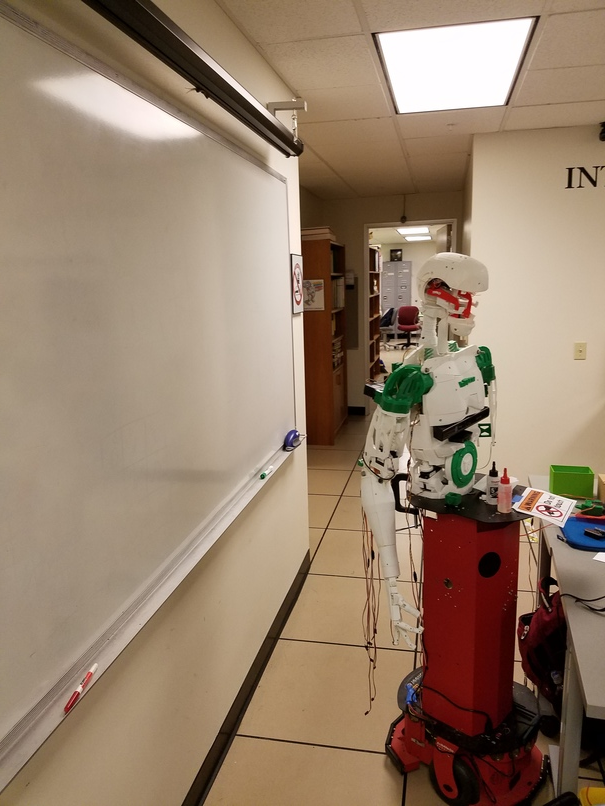
//> input picture images/inmoovintheway.jpg, 605 x 806 px
$ ./CannyDetector ../images/inmoovintheway.jpg   (built with g++ and OpenCV 4)
//> lines starting //> are read from the running program, lines starting //| are printed output that depends on the picture; after the words box and inside, x2 and y2 are one past the last pixel; in counts of white or black regions, pixels touching at a corner belong together
/**
 * @file CannyDetector_Demo.cpp
 * @brief Sample code showing how to detect edges using the Canny Detector
 * @author OpenCV team
 */

#include "opencv2/imgproc.hpp"
#include "opencv2/imgcodecs.hpp"
#include "opencv2/highgui.hpp"
#include <vector>

using namespace cv;

#define FILE_NAME_LENGTH 100

Mat src, src_gray;
Mat dst, detected_edges;

int edgeThresh = 1;
int lowThreshold;
int const max_lowThreshold = 100;
int ratio = 3;
int kernel_size = 3;
const char* window_name = "Edge Map";
char file[FILE_NAME_LENGTH] = {'\0'};
bool QUIET = true;

/**
 * @function CannyThreshold
 * @brief Trackbar callback - Canny thresholds input with a ratio 1:3
 */
static void CannyThreshold(int, void*)
{
    src.copyTo( dst, detected_edges);

    /// Reduce noise with a kernel 3x3
    blur( src_gray, detected_edges, Size(3,3) );

    /// Canny detector
		if(QUIET){
			lowThreshold = 50;
		}
    Canny( detected_edges, detected_edges, lowThreshold, lowThreshold*ratio, kernel_size );

    /// Using Canny's output as a mask, we display our result
    dst = Scalar::all(0);

    src.copyTo( dst, detected_edges);

		std::vector<int> compression_params;
    compression_params.push_back(CV_IMWRITE_JPEG_QUALITY);
    compression_params.push_back(95);
		char temp[100]={'\0'};
		int i,size=sizeof("canny_")/sizeof(char);
		strncpy(temp,"canny_",size);

		strcat(temp,file);
		imwrite(temp, dst, compression_params);

    if(!QUIET){
			imshow( window_name, dst );
		}
}

/**
 * @function main
 */
int main( int argc, char** argv )
{
	if(!*argv[1]){
		fprintf(stderr,"danger\n");
		return 1;
	}
	if(argc==3){
		printf("(%d:%c)\n",argc,*argv[argc-1]);
		if(*argv[argc-1]=='0'){
			QUIET=false;
		}
	}

	int i;
	for(i=0;i<FILE_NAME_LENGTH;++i){
		file[i]=*(argv[1]+i);
	}
	file[i+1]='\0';
  src = imread( file, IMREAD_COLOR ); // Load an image
//> src is the input picture: 806 rows x 605 cols, CV_8UC3; mean B, G, R 106.9, 128, 150.4

  if( src.empty() )
    { return -1; }

  /// Create a matrix of the same type and size as src (for dst)
  dst.create( src.size(), src.type() );

  cvtColor( src, src_gray, COLOR_BGR2GRAY );
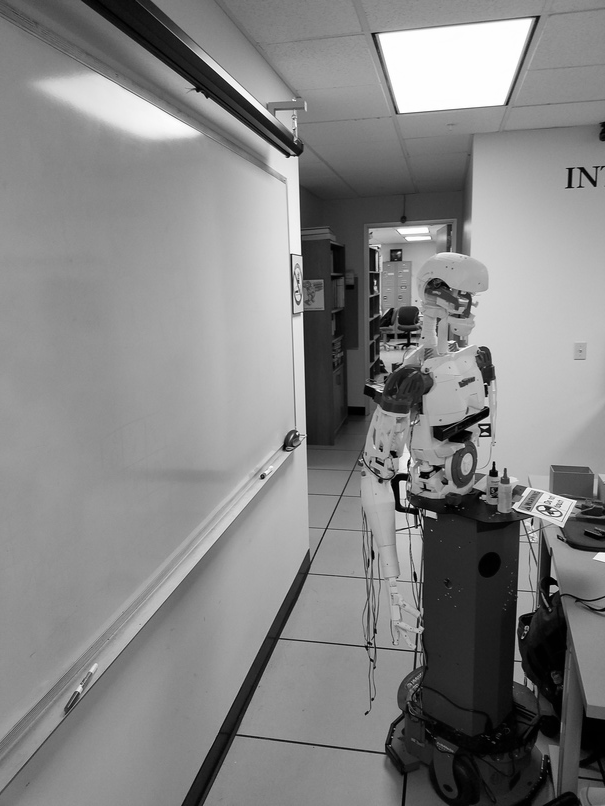
//> src_gray: 806 rows x 605 cols, CV_8UC1; min 0, max 255, mean 132.3

  if(!QUIET){
		namedWindow( window_name, WINDOW_AUTOSIZE );
		createTrackbar( "Min Threshold:", window_name, &lowThreshold, max_lowThreshold, CannyThreshold );
	}

  CannyThreshold(0, 0);
//> in CannyThreshold, `Canny( detected_edges, detected_edges, lowThreshold, lowThreshold*rati..`:
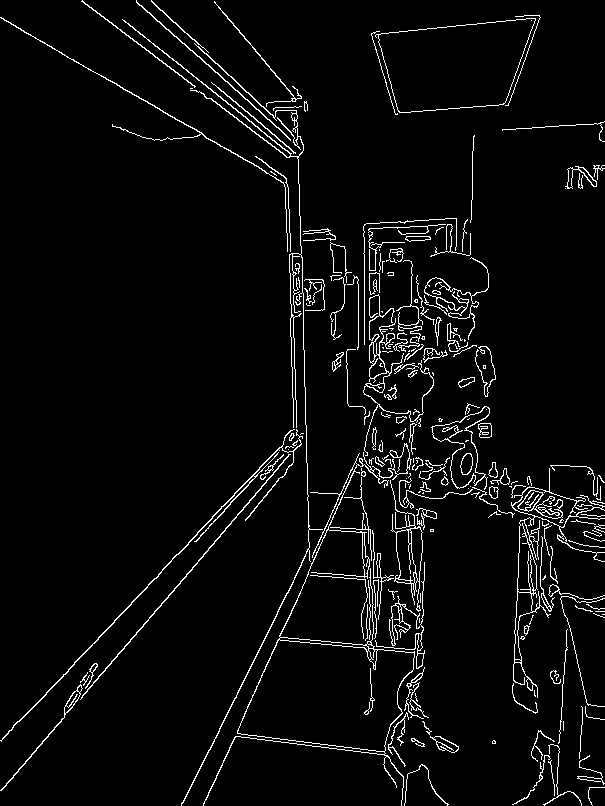
//> detected_edges: 806 rows x 605 cols, CV_8UC1; 4.2% white in thin lines or dots
//> in CannyThreshold, `src.copyTo( dst, detected_edges);`:
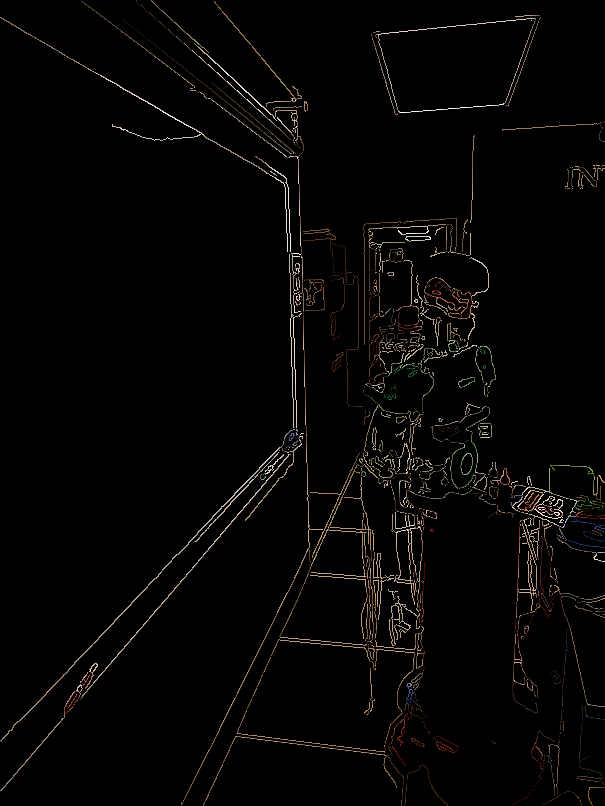
//> dst: 806 rows x 605 cols, CV_8UC3; mean B, G, R 3.9, 4.7, 5.6

  /// Wait until user exit program by pressing a key
  waitKey(0);

  return 0;
}
